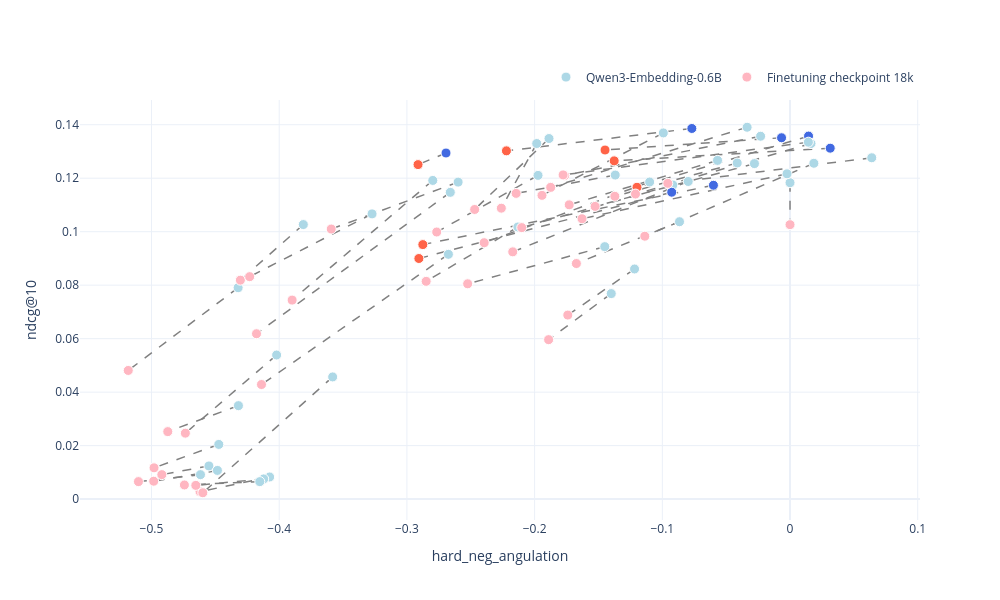
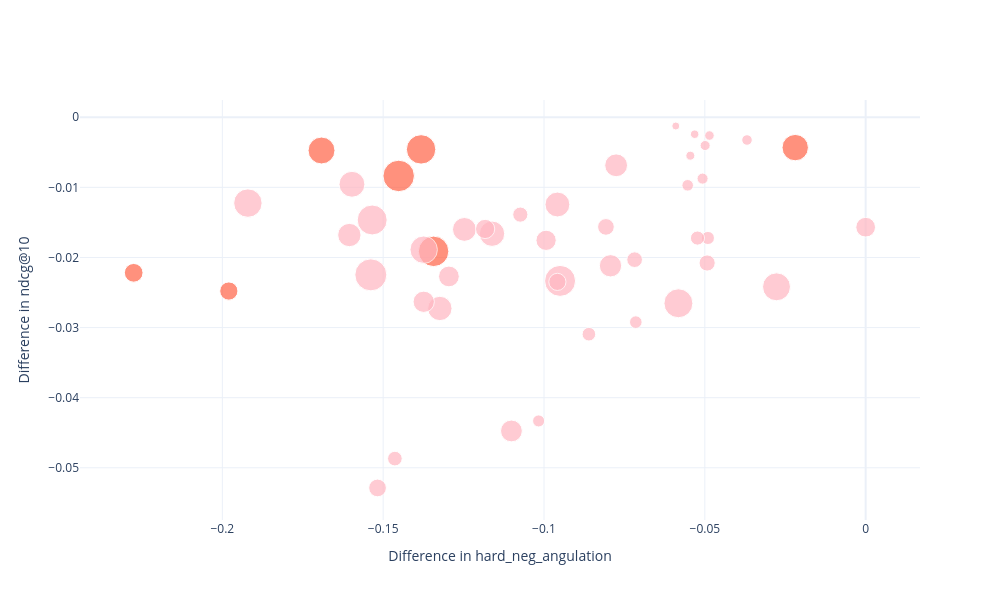

The notebook cell saved with these charts, in order:
### Code cell
x = "hard_neg_angulation"
y = "ndcg@10"

fig = plot_paired_differences(
                            dfs["Qwen__Qwen3-Embedding-0.6B"], 
                            #dfs["__flash__project_462001491__models__v1-20260828-095152__checkpoint-2000"], 
                            dfs["__flash__project_462001491__models__v1-20260828-095152__checkpoint-18000"], 
                            hover_col="prompt_text", 
                            x=x,
                            y=y,
                            df1_name="Qwen3-Embedding-0.6B", 
                            df2_name="Finetuning checkpoint 18k")
fig.show()

fig = plot_difference(
                    dfs["Qwen__Qwen3-Embedding-0.6B"], 
                    #dfs["__flash__project_462001491__models__v1-20260828-095152__checkpoint-2000"], 
                    dfs["__flash__project_462001491__models__v1-20260828-095152__checkpoint-18000"],
                    hover_col="prompt_text",
                    x =x,
                    y=y)
fig.show()

### Figure 1 — Plotly figure (JSON) as saved in the notebook; plotly's stock layout.template omitted (floating-point values rounded to 4 significant figures; data arrays with more than 128 entries replaced by an {"elided": "..."} marker saying what was removed)
{"data": [{"hoverinfo": "skip", "line": {"color": "gray", "dash": "dash", "width": 1.5}, "mode": "lines", "showlegend": false, "type": "scatter", "x": {"elided": "144 float values"}, "y": {"elided": "144 float values"}}, {"hovertemplate": "<b>Qwen3-Embedding-0.6B</b><br>x: %{x}<br>y: %{y}<br>prompt_text: %{text}<extra></extra>", "marker": {"color": ["lightblue", "lightblue", "lightblue", "lightblue", "lightblue", "royalblue", "lightblue", "lightblue", "lightblue", "royalblue", "lightblue", "lightblue", "royalblue", "royalblue", "royalblue", "royalblue", "lightblue", "lightblue", "lightblue", "lightblue", "lightblue", "lightblue", "lightblue", "lightblue", "lightblue", "lightblue", "lightblue", "lightblue", "lightblue", "lightblue", "lightblue", "lightblue", "lightblue", "lightblue", "lightblue", "lightblue", "lightblue", "lightblue", "lightblue", "lightblue", "lightblue", "lightblue", "royalblue", "lightblue", "lightblue", "lightblue", "lightblue", "lightblue"], "line": {"color": "white", "width": 1}, "size": 10}, "mode": "markers", "name": "Qwen3-Embedding-0.6B", "text": ["NO_PROMPT", "EMPTY", "Identify categories in user passages.", "Classify user passages.", "Retrieve text that are semantically similar to the given text.", "Retrieve text based on user query.", "Retrieve semantically similar text.", "Given a news summary, retrieve other semantically similar summaries.", "Retrieve parallel sentences.", "Retrieve the answer to the question.", "Identify the topic or theme of Reddit posts based on the titles.", "Identify the main and secondary category of Arxiv papers based on the titles.", "Given a question, retrieve the passage that best answers it.", "Retrieve.", "Find the most relevant passage that directly answers the question.", "Given a question, find a related document.", "Summarize the given paragraph into a short paragraph.", "Match the text to the short abstract.", "Retrieve a summary.", "Given the following brief summary, find the source document that contains the information it describes.", "Classify texts as entailment or contradiction.", "Determine whether the following two passages are contradictory, entailed, or neutral.", "Classify based on semantic similarity.", "Classify the following text into a meaningful cluster based on its content.", "Group documents related to the same topic.", "Cluster.", "Retrieve a similar passage.", "Represent this sentence for a natural language understanding task.", "Group passages based on semantic similarity.", "Retrieve duplicate questions from the forum.", "Retrieve the most relevant problem description for the given code implementation.", "Rerank products by relevance to the e-commerce query.", "Classify the sentiment of the given review as positive or negative.", "Generate a creative story based on the prompt.", "Extract all named entities from the text and categorise them as PERSON, LOCATION, or ORGANIZATION.", "Search for related information.", "Find documents related to the topic.", "Find something useful.", "Retrieve the passage that contains overlapping vocabulary with the source sentence.", "asdfjkl qpwoeiru zxcvbnm", "hgJKSbf oiawnef LKJHDS kdjfbs", "!!!! ??? ### @@@", "Given a question, retrieve Wikipedia passages that answer the question.", "Retrieve the corresponding translation.", "Given an English sentence, find its translation.", "Retrieve parellel sentences.", "Translate.", "Find a sentence that has similar meaning."], "type": "scatter", "x": [0.0, -0.09922, -0.455, -0.4319, -0.3811, 0.03149, -0.4322, -0.3273, -0.14, -0.07688, -0.4484, -0.4616, -0.2694, 0.0145, -0.006636, -0.05997, -0.02304, -0.2131, 0.06399, 0.01867, -0.4075, -0.3581, -0.402, -0.4473, 0.01642, -0.1983, -0.2599, -0.2675, -0.266, -0.02786, -0.1369, -0.2797, -0.4121, -0.05676, -0.4152, 0.01437, -0.002346, -0.03359, -0.09177, -0.1973, -0.1099, -0.1887, -0.09265, -0.04136, -0.08654, -0.1217, -0.07973, -0.1451], "y": [0.1183, 0.1369, 0.01239, 0.03495, 0.1027, 0.1312, 0.07906, 0.1067, 0.07685, 0.1386, 0.01072, 0.009144, 0.1294, 0.1357, 0.1351, 0.1174, 0.1357, 0.1017, 0.1276, 0.1256, 0.008268, 0.04569, 0.05388, 0.02045, 0.133, 0.133, 0.1185, 0.09153, 0.1147, 0.1255, 0.1212, 0.1192, 0.007547, 0.1267, 0.006535, 0.1335, 0.1216, 0.1391, 0.1175, 0.1211, 0.1186, 0.1348, 0.1148, 0.1257, 0.1037, 0.08605, 0.1188, 0.0944]}, {"hovertemplate": "<b>Finetuning checkpoint 18k</b><br>x: %{x}<br>y: %{y}<br>prompt_text: %{text}<extra></extra>", "marker": {"color": ["lightpink", "lightpink", "lightpink", "lightpink", "lightpink", "tomato", "lightpink", "lightpink", "lightpink", "tomato", "lightpink", "lightpink", "tomato", "tomato", "tomato", "tomato", "lightpink", "lightpink", "lightpink", "lightpink", "lightpink", "lightpink", "lightpink", "lightpink", "lightpink", "lightpink", "lightpink", "lightpink", "lightpink", "lightpink", "lightpink", "lightpink", "lightpink", "lightpink", "lightpink", "lightpink", "lightpink", "lightpink", "lightpink", "lightpink", "lightpink", "lightpink", "tomato", "lightpink", "lightpink", "lightpink", "lightpink", "lightpink"], "line": {"color": "white", "width": 1}, "size": 10}, "mode": "markers", "name": "Finetuning checkpoint 18k", "text": ["NO_PROMPT", "EMPTY", "Identify categories in user passages.", "Classify user passages.", "Retrieve text that are semantically similar to the given text.", "Retrieve text based on user query.", "Retrieve semantically similar text.", "Given a news summary, retrieve other semantically similar summaries.", "Retrieve parallel sentences.", "Retrieve the answer to the question.", "Identify the topic or theme of Reddit posts based on the titles.", "Identify the main and secondary category of Arxiv papers based on the titles.", "Given a question, retrieve the passage that best answers it.", "Retrieve.", "Find the most relevant passage that directly answers the question.", "Given a question, find a related document.", "Summarize the given paragraph into a short paragraph.", "Match the text to the short abstract.", "Retrieve a summary.", "Given the following brief summary, find the source document that contains the information it describes.", "Classify texts as entailment or contradiction.", "Determine whether the following two passages are contradictory, entailed, or neutral.", "Classify based on semantic similarity.", "Classify the following text into a meaningful cluster based on its content.", "Group documents related to the same topic.", "Cluster.", "Retrieve a similar passage.", "Represent this sentence for a natural language understanding task.", "Group passages based on semantic similarity.", "Retrieve duplicate questions from the forum.", "Retrieve the most relevant problem description for the given code implementation.", "Rerank products by relevance to the e-commerce query.", "Classify the sentiment of the given review as positive or negative.", "Generate a creative story based on the prompt.", "Extract all named entities from the text and categorise them as PERSON, LOCATION, or ORGANIZATION.", "Search for related information.", "Find documents related to the topic.", "Find something useful.", "Retrieve the passage that contains overlapping vocabulary with the source sentence.", "asdfjkl qpwoeiru zxcvbnm", "hgJKSbf oiawnef LKJHDS kdjfbs", "!!!! ??? ### @@@", "Given a question, retrieve Wikipedia passages that answer the question.", "Retrieve the corresponding translation.", "Given an English sentence, find its translation.", "Retrieve parellel sentences.", "Translate.", "Find a sentence that has similar meaning."], "type": "scatter", "x": [0.0, -0.1942, -0.4919, -0.4872, -0.4304, -0.1377, -0.5182, -0.4231, -0.189, -0.2221, -0.4983, -0.5102, -0.2913, -0.1198, -0.1449, -0.2875, -0.1765, -0.2849, -0.09571, -0.1137, -0.462, -0.4598, -0.4735, -0.498, -0.121, -0.2261, -0.3592, -0.4139, -0.4178, -0.1526, -0.2144, -0.3899, -0.4653, -0.1729, -0.4742, -0.1777, -0.1629, -0.1874, -0.2101, -0.2767, -0.2395, -0.2469, -0.2906, -0.1372, -0.1673, -0.174, -0.2171, -0.2524], "y": [0.1026, 0.1136, 0.009144, 0.02524, 0.08188, 0.1265, 0.04811, 0.08318, 0.05963, 0.1302, 0.006692, 0.006537, 0.1251, 0.1166, 0.1305, 0.09517, 0.121, 0.08143, 0.1181, 0.09831, 0.002786, 0.002375, 0.02466, 0.01169, 0.1141, 0.1088, 0.101, 0.04284, 0.06184, 0.1095, 0.1143, 0.07442, 0.00513, 0.11, 0.005287, 0.1212, 0.1048, 0.1166, 0.1015, 0.09987, 0.09587, 0.1083, 0.08997, 0.1132, 0.08809, 0.06882, 0.09246, 0.08051]}], "layout": {"height": 600, "legend": {"orientation": "h", "x": 1, "xanchor": "right", "y": 1.02, "yanchor": "bottom"}, "width": 1000, "xaxis": {"title": {"text": "hard_neg_angulation"}}, "yaxis": {"title": {"text": "ndcg@10"}}}}

### Figure 2 — Plotly figure (JSON) as saved in the notebook; plotly's stock layout.template omitted (floating-point values rounded to 4 significant figures)
{"data": [{"hovertemplate": "<b>Group A</b><br>x: %{x}<br>y: %{y}<br>prompt_text: %{text}<extra></extra>", "marker": {"color": ["lightpink", "lightpink", "lightpink", "lightpink", "lightpink", "tomato", "lightpink", "lightpink", "lightpink", "tomato", "lightpink", "lightpink", "tomato", "tomato", "tomato", "tomato", "lightpink", "lightpink", "lightpink", "lightpink", "lightpink", "lightpink", "lightpink", "lightpink", "lightpink", "lightpink", "lightpink", "lightpink", "lightpink", "lightpink", "lightpink", "lightpink", "lightpink", "lightpink", "lightpink", "lightpink", "lightpink", "lightpink", "lightpink", "lightpink", "lightpink", "lightpink", "tomato", "lightpink", "lightpink", "lightpink", "lightpink", "lightpink"], "line": {"color": "white", "width": 1}, "size": [19.74, 30.98, 10.55, 11.57, 16.17, 26.89, 13.62, 17.19, 13.11, 31.49, 10.04, 9.532, 26.38, 30.47, 29.45, 18.72, 29.96, 15.66, 25.87, 24.34, 9.021, 12.09, 12.6, 11.06, 27.4, 27.91, 20.26, 14.64, 17.7, 23.83, 22.81, 21.79, 8.511, 25.36, 8.0, 28.43, 23.32, 32.0, 19.23, 22.3, 20.77, 28.94, 18.21, 24.85, 16.68, 14.13, 21.28, 15.15]}, "mode": "markers", "name": "Difference", "text": ["NO_PROMPT", "EMPTY", "Identify categories in user passages.", "Classify user passages.", "Retrieve text that are semantically similar to the given text.", "Retrieve text based on user query.", "Retrieve semantically similar text.", "Given a news summary, retrieve other semantically similar summaries.", "Retrieve parallel sentences.", "Retrieve the answer to the question.", "Identify the topic or theme of Reddit posts based on the titles.", "Identify the main and secondary category of Arxiv papers based on the titles.", "Given a question, retrieve the passage that best answers it.", "Retrieve.", "Find the most relevant passage that directly answers the question.", "Given a question, find a related document.", "Summarize the given paragraph into a short paragraph.", "Match the text to the short abstract.", "Retrieve a summary.", "Given the following brief summary, find the source document that contains the information it describes.", "Classify texts as entailment or contradiction.", "Determine whether the following two passages are contradictory, entailed, or neutral.", "Classify based on semantic similarity.", "Classify the following text into a meaningful cluster based on its content.", "Group documents related to the same topic.", "Cluster.", "Retrieve a similar passage.", "Represent this sentence for a natural language understanding task.", "Group passages based on semantic similarity.", "Retrieve duplicate questions from the forum.", "Retrieve the most relevant problem description for the given code implementation.", "Rerank products by relevance to the e-commerce query.", "Classify the sentiment of the given review as positive or negative.", "Generate a creative story based on the prompt.", "Extract all named entities from the text and categorise them as PERSON, LOCATION, or ORGANIZATION.", "Search for related information.", "Find documents related to the topic.", "Find something useful.", "Retrieve the passage that contains overlapping vocabulary with the source sentence.", "asdfjkl qpwoeiru zxcvbnm", "hgJKSbf oiawnef LKJHDS kdjfbs", "!!!! ??? ### @@@", "Given a question, retrieve Wikipedia passages that answer the question.", "Retrieve the corresponding translation.", "Given an English sentence, find its translation.", "Retrieve parellel sentences.", "Translate.", "Find a sentence that has similar meaning."], "type": "scatter", "x": [0.0, -0.095, -0.03689, -0.05533, -0.04928, -0.1692, -0.08604, -0.09584, -0.04905, -0.1452, -0.0499, -0.04856, -0.0219, -0.1343, -0.1382, -0.2276, -0.1534, -0.07182, -0.1597, -0.1324, -0.0545, -0.1017, -0.07146, -0.0507, -0.1374, -0.02772, -0.09935, -0.1464, -0.1517, -0.1247, -0.07757, -0.1101, -0.05316, -0.1162, -0.05903, -0.1921, -0.1605, -0.1538, -0.1183, -0.07933, -0.1296, -0.05821, -0.198, -0.09583, -0.08074, -0.05228, -0.1374, -0.1074], "y": [-0.01568, -0.02334, -0.003244, -0.009709, -0.02079, -0.004744, -0.03094, -0.02348, -0.01722, -0.00837, -0.004032, -0.002608, -0.00433, -0.01913, -0.004586, -0.02219, -0.01465, -0.02032, -0.00956, -0.02728, -0.005482, -0.04332, -0.02922, -0.008754, -0.01889, -0.02419, -0.01756, -0.04869, -0.05287, -0.016, -0.006853, -0.04475, -0.002417, -0.01661, -0.001248, -0.01224, -0.0168, -0.02248, -0.01593, -0.02119, -0.02271, -0.02653, -0.02479, -0.01245, -0.01564, -0.01723, -0.02632, -0.01389]}], "layout": {"height": 600, "legend": {"orientation": "h", "x": 1, "xanchor": "right", "y": 1.02, "yanchor": "bottom"}, "width": 1000, "xaxis": {"title": {"text": "Difference in hard_neg_angulation"}}, "yaxis": {"title": {"text": "Difference in ndcg@10"}}}}
